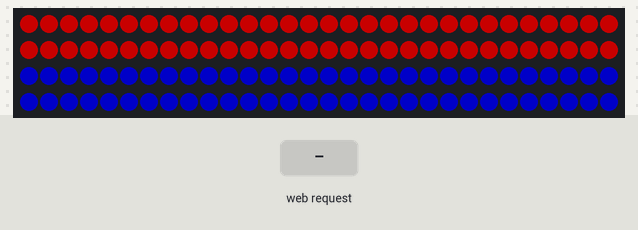
A sketch run on a simulated ESP32. Parts: 120 RGB LEDs in strip order, left to right, continuing on the next row. Inputs (shaded band) come from the test bench. Dim RGB values are drawn brighter than linear; what the sketch prints to the serial monitor is not drawn.

Above: at 1.2 s.
1.3 s: HTTP request GET /mode?t=1&m=1&r=1 received
At 1.46 s:
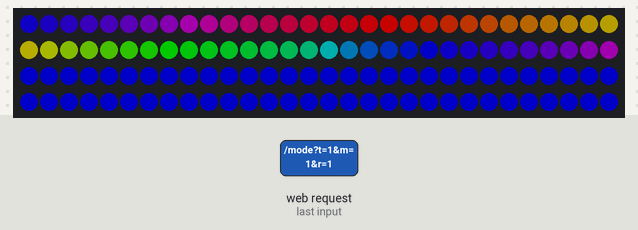
3.7 s: HTTP request GET /color received
At 3.86 s:
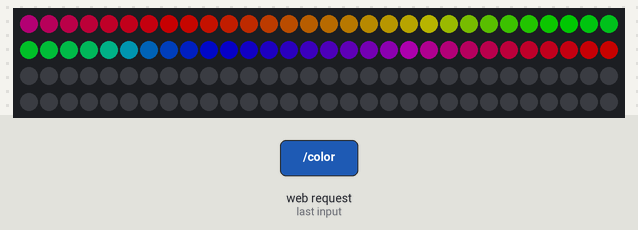
6.1 s: HTTP request GET /mode received
At 6.6 s:
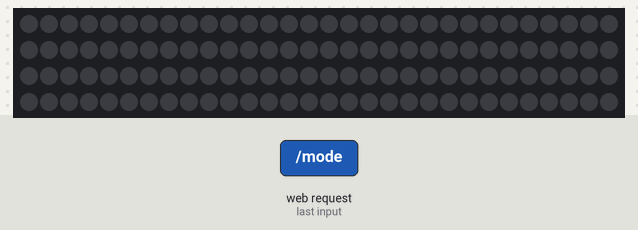
7.6 s: HTTP request GET /color?r=120 received
At 8.3 s:
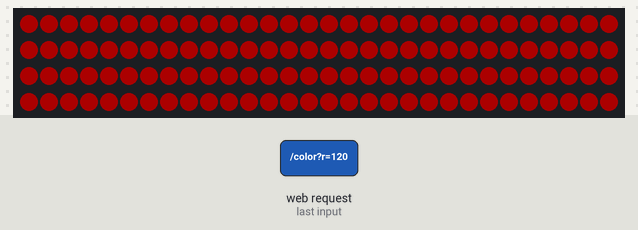
9.1 s: HTTP request GET /color?t=1 received
At 9.4 s:
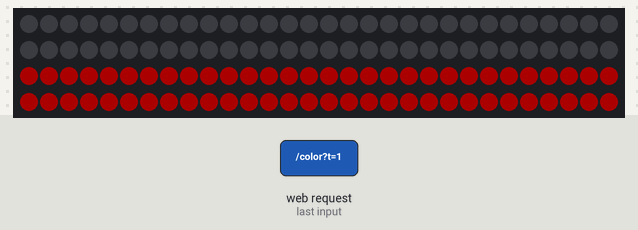
10.6 s: HTTP request GET /bri received
At 12.0 s:
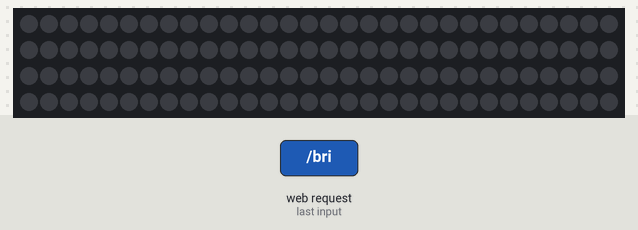
Timing chart, 0 to 13.1 s (numbered marks = the images above; inputs shaded):
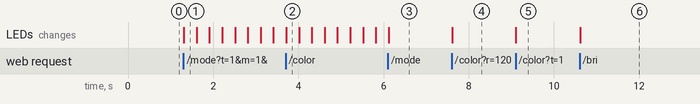

The sketch:

2.0.3.ino
```cpp
#include <WiFi.h>
#include <WebServer.h>
#include <FastLED.h>

// ================= 設定區 =================
const char* ap_ssid     = "My_Light_Stick";
const char* ap_password = "12345678";
// =========================================

#define LED_PIN     8
#define NUM_LEDS    120      // 請確認這裡是不是你的燈珠總數 (你上一版寫120, 這裡改回96預設, 請依實際修改)
#define HALF_LEDS   60      // 總數的一半
#define LED_TYPE    WS2812B
#define COLOR_ORDER GRB

CRGB leds[NUM_LEDS];
WebServer server(80);

// --- 系統變數 ---
uint8_t brightness = 100;
uint8_t effectSpeed = 30;

// --- 狀態變數 ---
int modeA = 0;
int modeB = 0;
CRGB colorA = CRGB::Red;
CRGB colorB = CRGB::Blue;

const char index_html[] PROGMEM = R"rawliteral(
<!DOCTYPE HTML><html>
<head>
  <meta name="viewport" content="width=device-width, initial-scale=1, user-scalable=no">
  <meta charset="UTF-8">
  <title>光棍 V9 極速版</title>
  <style>
    body { font-family: 'Verdana', sans-serif; background-color: #000; color: white; text-align: center; margin: 0; padding: 10px; user-select: none; touch-action: none; }

    @keyframes rainbow-anim { 0% { background-position: 0% 50%; } 100% { background-position: 100% 50%; } }
    @keyframes breathe-anim { 0% { opacity: 0.4; } 50% { opacity: 1; } 100% { opacity: 0.4; } }
    @keyframes chase-anim { 0% { background-position: 0% 0%; } 100% { background-position: 0% 100%; } }

    .stick-container { display: flex; flex-direction: column; align-items: center; margin: 10px 0; gap: 4px; }
    .stick-part { width: 80px; height: 60px; background: #222; border: 2px solid #444; display: flex; align-items: center; justify-content: center; font-size: 14px; color: #888; font-weight: bold; transition: background 0.2s; }
    #preview-top { border-radius: 12px 12px 0 0; border-bottom: none; }
    #preview-btm { border-radius: 0 0 12px 12px; border-top: none; }

    .fx-rainbow { background: linear-gradient(270deg, #f00, #ff0, #0f0, #0ff, #00f, #f0f); background-size: 400%; animation: rainbow-anim 3s linear infinite; color: #000; }
    .fx-breathe { animation: breathe-anim 2s ease-in-out infinite; }
    .fx-chase { background: linear-gradient(to bottom, transparent 40%, #fff 50%, transparent 60%); background-size: 100% 200%; animation: chase-anim 1s linear infinite; }

    .panel { background: #1a1a1a; padding: 10px; border-radius: 15px; margin-bottom: 10px; border: 1px solid #333; }
    .mode-group { display: flex; gap: 5px; margin-bottom: 10px; }
    .mode-btn { flex: 1; padding: 10px; background: #333; border: 2px solid #444; color: #aaa; border-radius: 8px; font-weight: bold; }
    .mode-btn.active { border-color: #00e5ff; color: #000; background: #00e5ff; }

    .fx-grid { display: grid; grid-template-columns: 1fr 1fr 1fr 1fr; gap: 5px; margin-bottom: 10px; }
    .fx-btn { padding: 10px 0; background: #222; border: 1px solid #444; color: #fff; border-radius: 8px; font-size: 12px; }
    .fx-btn.active { background: #ff9800; color: #000; border-color: #ff9800; font-weight: bold; }

    .wheel-container { position: relative; width: 280px; height: 280px; margin: 0 auto; }
    #colorWheel { width: 100%; height: 100%; cursor: crosshair; }

    .row { display: flex; align-items: center; gap: 10px; margin: 15px 0; justify-content: space-between; }
    input[type=range] { flex-grow: 1; height: 10px; border-radius: 5px; background: #444; outline: none; -webkit-appearance: none; }
    input[type=range]::-webkit-slider-thumb { -webkit-appearance: none; width: 24px; height: 24px; border-radius: 50%; background: #fff; }
    .btn-off { width: 100%; padding: 12px; background: #222; border: 2px solid #ff4444; color: #ff4444; border-radius: 10px; font-size: 16px; font-weight: bold; }
  </style>
</head>
<body>
  <div class="stick-container">
    <div id="preview-top" class="stick-part">TOP</div>
    <div id="preview-btm" class="stick-part">BTM</div>
  </div>
  <div class="mode-group">
    <button id="btn-sync" class="mode-btn active" onclick="setTarget(0)">全合</button>
    <button id="btn-top" class="mode-btn" onclick="setTarget(1)">上端</button>
    <button id="btn-btm" class="mode-btn" onclick="setTarget(2)">下端</button>
  </div>
  <div class="panel">
    <div class="fx-grid">
      <button class="fx-btn active" id="fx-0" onclick="setEffect(0)">靜態</button>
      <button class="fx-btn" id="fx-1" onclick="setEffect(1)">彩虹</button>
      <button class="fx-btn" id="fx-2" onclick="setEffect(2)">呼吸</button>
      <button class="fx-btn" id="fx-3" onclick="setEffect(3)">跑馬</button>
    </div>
    <div class="wheel-container"><canvas id="colorWheel"></canvas></div>
    <div class="row"><span>⚡ 速度</span><input type="range" min="1" max="100" value="30" oninput="setSpeed(this.value)"></div>
    <div class="row"><span>☀ 亮度</span><input type="range" min="0" max="255" value="100" oninput="setBri(this.value)"></div>
  </div>
  <button class="btn-off" onclick="turnOff()">關閉電源 OFF</button>
  <script>
    var target = 0;
    var state = { modeA: 0, colorA: '#ff0000', modeB: 0, colorB: '#0000ff' };
    var canvas = document.getElementById('colorWheel'); var ctx = canvas.getContext('2d');
    var size = 280; canvas.width = size; canvas.height = size;
    var cx = size / 2; var cy = size / 2; var radius = size / 2 - 5;
    var isDragging = false; var lastSend = 0;

    function drawWheel() {
      for (var angle = 0; angle < 360; angle++) {
        var startAngle = (angle - 2) * Math.PI / 180; var endAngle = (angle + 2) * Math.PI / 180;
        ctx.beginPath(); ctx.moveTo(cx, cy); ctx.arc(cx, cy, radius, startAngle, endAngle); ctx.closePath();
        ctx.fillStyle = 'hsl(' + angle + ', 100%, 50%)'; ctx.fill();
      }
      var grd = ctx.createRadialGradient(cx, cy, 0, cx, cy, radius);
      grd.addColorStop(0, 'white'); grd.addColorStop(1, 'transparent');
      ctx.fillStyle = grd; ctx.beginPath(); ctx.arc(cx, cy, radius, 0, 2 * Math.PI); ctx.fill();
    }

    function pickColor(e) {
      var rect = canvas.getBoundingClientRect();
      var x = (e.touches ? e.touches[0].clientX : e.clientX) - rect.left;
      var y = (e.touches ? e.touches[0].clientY : e.clientY) - rect.top;
      x = x * (canvas.width / rect.width); y = y * (canvas.height / rect.height);
      var pixel = ctx.getImageData(x, y, 1, 1).data; if (pixel[3] < 200) return;
      var hex = "#" + ((1 << 24) + (pixel[0] << 16) + (pixel[1] << 8) + pixel[2]).toString(16).slice(1);
      var now = Date.now();
      if (now - lastSend > 50) { setColor(hex); lastSend = now; }
    }
    drawWheel();
    canvas.addEventListener('mousedown', function(e){ isDragging = true; pickColor(e); });
    canvas.addEventListener('mousemove', function(e){ if(isDragging) pickColor(e); });
    canvas.addEventListener('mouseup', function(){ isDragging = false; });
    canvas.addEventListener('touchstart', function(e){ isDragging = true; pickColor(e); e.preventDefault(); }, {passive: false});
    canvas.addEventListener('touchmove', function(e){ if(isDragging) pickColor(e); e.preventDefault(); }, {passive: false});
    canvas.addEventListener('touchend', function(){ isDragging = false; });

    function setTarget(t) {
      target = t; document.querySelectorAll('.mode-btn').forEach(b => b.classList.remove('active'));
      if(t===0) document.getElementById('btn-sync').classList.add('active');
      if(t===1) document.getElementById('btn-top').classList.add('active');
      if(t===2) document.getElementById('btn-btm').classList.add('active');
      var currentMode = (t===2) ? state.modeB : state.modeA; highlightFxBtn(currentMode);
    }
    function setEffect(mode) {
      highlightFxBtn(mode);
      if(target === 0) { state.modeA = mode; state.modeB = mode; }
      else if(target === 1) state.modeA = mode;
      else if(target === 2) state.modeB = mode;
      applyPreview(); fetch("/mode?t=" + target + "&m=" + mode);
    }
    function setColor(hex) {
      if(target === 0) { state.colorA = hex; state.colorB = hex; }
      else if(target === 1) { state.colorA = hex; }
      else if(target === 2) { state.colorB = hex; }
      applyPreview();
      var r = parseInt(hex.slice(1, 3), 16); var g = parseInt(hex.slice(3, 5), 16); var b = parseInt(hex.slice(5, 7), 16);
      fetch("/color?t=" + target + "&r=" + r + "&g=" + g + "&b=" + b);
    }
    function setSpeed(val) { var sec = (101-val) / 20; document.documentElement.style.setProperty('--anim-speed', sec + 's'); fetch("/speed?val=" + val); }
    function setBri(val) { fetch("/bri?val=" + val); }
    function turnOff() { fetch("/off"); state.modeA=0; state.modeB=0; state.colorA='#000000'; state.colorB='#000000'; applyPreview(); }
    function applyPreview() { applyStyle(document.getElementById('preview-top'), state.modeA, state.colorA); applyStyle(document.getElementById('preview-btm'), state.modeB, state.colorB); }
    function applyStyle(el, mode, color) {
      el.className = 'stick-part'; el.style.background = ''; el.style.animationDuration = '';
      if (mode === 0) el.style.background = color;
      else if (mode === 1) el.classList.add('fx-rainbow');
      else if (mode === 2) { el.classList.add('fx-breathe'); el.style.backgroundColor = color; }
      else if (mode === 3) { el.classList.add('fx-chase'); el.style.backgroundColor = color; }
    }
    function highlightFxBtn(m) { document.querySelectorAll('.fx-btn').forEach(b => b.classList.remove('active')); document.getElementById('fx-'+m).classList.add('active'); }
  </script>
</body>
</html>
)rawliteral";

void drawSegment(int start, int len, int mode, CRGB staticColor, uint8_t beat, uint8_t beatSlow) {
  if (mode == 0) { fill_solid(leds + start, len, staticColor); }
  else if (mode == 1) { fill_rainbow(leds + start, len, beat, 5); }
  else if (mode == 2) { uint8_t bri = cubicwave8(beatSlow); fill_solid(leds + start, len, staticColor); for(int i=start; i<start+len; i++) leds[i].nscale8(bri); }
  else if (mode == 3) { fill_solid(leds + start, len, CRGB::Black); int pos = beatsin16(effectSpeed, 0, len-1); leds[start + pos] = staticColor; for(int i=1; i<4; i++) { if(pos-i >= 0) leds[start + pos - i] = staticColor; leds[start + pos - i].fadeToBlackBy(i*60); } }
}

void setup() {
  Serial.begin(115200);

  // 初始化燈條 (移除漸變邏輯，直接啟動)
  FastLED.addLeds<LED_TYPE, LED_PIN, COLOR_ORDER>(leds, NUM_LEDS);
  FastLED.setBrightness(brightness);

  // 啟動 Wi-Fi
  WiFi.softAP(ap_ssid, ap_password);

  // === 關鍵修正：這裡把 IP 印出來 ===
  Serial.println("");
  Serial.println("===============================");
  Serial.println("光棍已啟動 (極速版)");
  Serial.print("Wi-Fi IP 位址: http://");
  Serial.println(WiFi.softAPIP());
  Serial.println("===============================");

  server.on("/", []() { server.send(200, "text/html", index_html); });
  server.on("/mode", []() {
    int t = server.arg("t").toInt(); int m = server.arg("m").toInt();
    if (t == 0) { modeA = m; modeB = m; } else if (t == 1) { modeA = m; } else if (t == 2) { modeB = m; }
    server.send(200, "text/plain", "OK");
  });
  server.on("/color", []() {
    int t = server.arg("t").toInt(); int r = server.arg("r").toInt(); int g = server.arg("g").toInt(); int b = server.arg("b").toInt();
    CRGB c = CRGB(r, g, b);
    if (t == 0) { colorA = c; colorB = c; } else if (t == 1) { colorA = c; } else if (t == 2) { colorB = c; }
    server.send(200, "text/plain", "OK");
  });
  server.on("/speed", []() { effectSpeed = server.arg("val").toInt(); server.send(200, "text/plain", "OK"); });
  server.on("/bri", []() { FastLED.setBrightness(server.arg("val").toInt()); server.send(200, "text/plain", "OK"); });
  server.on("/off", []() { modeA=0; modeB=0; colorA=CRGB::Black; colorB=CRGB::Black; server.send(200, "text/plain", "OK"); });

  server.begin();
}

void loop() {
  server.handleClient();
  uint8_t beat = beat8(effectSpeed);
  uint8_t beatSlow = beat8(effectSpeed / 2);
  drawSegment(0, HALF_LEDS, modeA, colorA, beat, beatSlow);
  drawSegment(HALF_LEDS, HALF_LEDS, modeB, colorB, beat + 128, beatSlow + 128);
  FastLED.show();
  delay(5);
}
```

Measured:
- after the input at 1.3 s, the LEDs: change at once (image 1)
- after the input at 3.7 s, the LEDs: change at once (image 2)
- after the input at 6.1 s, the LEDs: change at once (image 3)
- after the input at 7.6 s, the LEDs: change at once (image 4)
- after the input at 9.1 s, the LEDs: change at once (image 5)
- after the input at 10.6 s, the LEDs: change at once (image 6)
